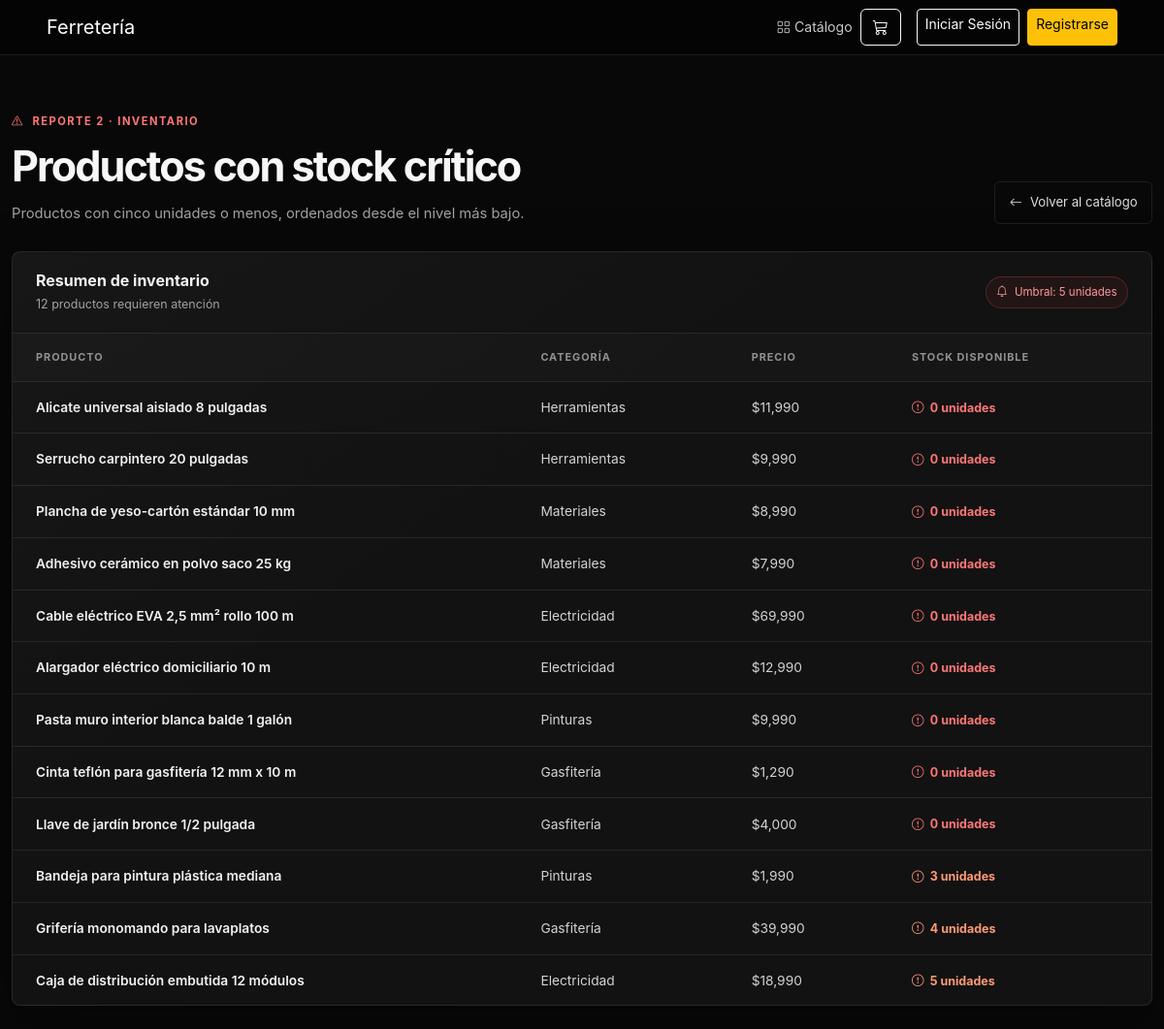
Screenshot of /reportes/stock-critico/ with the database file from the repository.
### catalogo/models.py (models this page shows, shortened)
class Producto(models.Model):
    nombre = models.CharField(max_length=150)
    categoria = models.CharField(max_length=100)
    precio = models.IntegerField()
    stock = models.IntegerField()
    imagen = models.URLField(max_length=500, blank=True, null=True)

### catalogo/views.py (the view)
# urls.py: path('reportes/stock-critico/', views.reporte_stock_critico, name='reporte_stock'),
def reporte_stock_critico(request):
	productos = Producto.objects.filter(stock__lte=5).order_by('stock')
	return render(request, 'catalogo/reporte_stock.html', {'productos': productos})

### catalogo/context_processors.py (called while the page is built, shortened)
def carrito(request):
    carrito_sesion = request.session.get('carrito', {})
    if not carrito_sesion:
        return {'carrito_items': [], 'carrito_total': 0, 'carrito_cantidad': 0}

### catalogo/templates/catalogo/reporte_stock.html (shortened to what this page needs)
{% extends 'catalogo/base.html' %}
{% load humanize static %}
{% block body_class %}stock-report-page{% endblock %}
{% block extra_head %}
<link rel="stylesheet" href="{% static 'catalogo/css/stock_report.css' %}">
{% endblock %}
{% block content %}
<header class="stock-report-heading">
	<div>
		<p class="stock-report-eyebrow"><i class="bi bi-exclamation-triangle" aria-hidden="true"></i> Reporte 2 · Inventario</p>
		<h1>Productos con stock crítico</h1>
		<p>Productos con cinco unidades o menos, ordenados desde el nivel más bajo.</p>
	</div>
	<a class="stock-report-back" href="{% url 'lista_productos' %}">
		<i class="bi bi-arrow-left" aria-hidden="true"></i> Volver al catálogo
	</a>
</header>
<section class="stock-report-card" aria-labelledby="stock-report-table-heading">
	<div class="stock-report-card__header">
		<div>
			<h2 id="stock-report-table-heading">Resumen de inventario</h2>
			<p>{{ productos|length }} producto{{ productos|length|pluralize:"s" }} requiere{{ productos|length|pluralize:"n" }} atención</p>
		</div>
		<span class="stock-report-badge"><i class="bi bi-bell" aria-hidden="true"></i> Umbral: 5 unidades</span>
	</div>
	<div class="table-responsive">
		<table class="stock-report-table">
			<thead>
				<tr>
					<th scope="col">Producto</th>
					<th scope="col">Categoría</th>
					<th scope="col">Precio</th>
					<th scope="col">Stock disponible</th>
				</tr>
			</thead>
			<tbody>
				{% for producto in productos %}
				<tr>
					<th scope="row">
						<a class="stock-report-product" href="{% url 'detalle_producto' producto.id %}">{{ producto.nombre }}</a>
					</th>
					<td>{{ producto.categoria }}</td>
					<td>${{ producto.precio|intcomma }}</td>
					<td>
						<span class="stock-report-quantity{% if producto.stock == 0 %} stock-report-quantity--empty{% endif %}">
							<i class="bi bi-exclamation-circle" aria-hidden="true"></i>
							{{ producto.stock }} unidad{{ producto.stock|pluralize:"es" }}
						</span>
					</td>
				</tr>
				{% endfor %}
			</tbody>
		</table>
	</div>
</section>
{% endblock %}

### catalogo/static/catalogo/css/stock_report.css (style rules this page uses)
.stock-report-page { --stock-bg: #080808; --stock-surface: #121212; --stock-border: rgb(255 255 255 / 9%); --stock-muted: #a1a1a1; min-height: 100vh; background: var(--stock-bg); color: #f5f5f5; font-family: Inter, -apple-system, BlinkMacSystemFont, "Segoe UI", sans-serif; }
.stock-report-heading { display: flex; align-items: end; justify-content: space-between; gap: 1.5rem; margin-bottom: 1.75rem; }
.stock-report-eyebrow { display: flex; align-items: center; gap: 0.55rem; margin: 0 0 0.75rem; color: #ff7777; font-size: 0.7rem; font-weight: 700; letter-spacing: 0.13em; text-transform: uppercase; }
.stock-report-heading h1 { margin: 0; color: #f7f7f7; font-size: clamp(1.8rem, 4vw, 2.7rem); font-weight: 750; letter-spacing: -0.045em; }
.stock-report-heading > div > p:last-child { margin: 0.7rem 0 0; color: var(--stock-muted); font-size: 0.92rem; }
.stock-report-back { display: inline-flex; align-items: center; gap: 0.5rem; flex: 0 0 auto; padding: 0.7rem 0.9rem; border: 1px solid var(--stock-border); border-radius: 0.35rem; color: #dedede; font-size: 0.82rem; text-decoration: none; transition: border-color 160ms ease, color 160ms ease; }
.stock-report-card { overflow: hidden; border: 1px solid var(--stock-border); border-radius: 0.55rem; background: linear-gradient(145deg, rgb(255 255 255 / 2%), transparent 40%), var(--stock-surface); box-shadow: 0 1.5rem 4rem rgb(0 0 0 / 35%); }
.stock-report-card__header { display: flex; align-items: center; justify-content: space-between; gap: 1rem; padding: 1.25rem 1.5rem; border-bottom: 1px solid var(--stock-border); }
.stock-report-card__header h2 { margin: 0; color: #f2f2f2; font-size: 1rem; font-weight: 650; }
.stock-report-card__header p { margin: 0.35rem 0 0; color: var(--stock-muted); font-size: 0.78rem; }
.stock-report-badge { display: inline-flex; align-items: center; gap: 0.45rem; padding: 0.45rem 0.65rem; border: 1px solid rgb(255 91 91 / 22%); border-radius: 999px; background: rgb(255 70 70 / 7%); color: #ff9999; font-size: 0.72rem; white-space: nowrap; }
.stock-report-table { width: 100%; border-collapse: collapse; color: #d3d3d3; font-size: 0.86rem; }
.stock-report-table th, .stock-report-table td { padding: 1rem 1.5rem; border-bottom: 1px solid var(--stock-border); text-align: left; }
.stock-report-table thead th { background: rgb(255 255 255 / 2%); color: #929292; font-size: 0.68rem; font-weight: 650; letter-spacing: 0.09em; text-transform: uppercase; white-space: nowrap; }
.stock-report-table tbody tr:last-child > * { border-bottom: 0; }
.stock-report-product { color: #f2f2f2; font-weight: 600; text-decoration: none; }
.stock-report-quantity { display: inline-flex; align-items: center; gap: 0.4rem; color: #ff9a76; font-size: 0.78rem; font-weight: 650; white-space: nowrap; }
.stock-report-quantity--empty { color: #ff7777; }

### rows the page displays
Producto: nombre "Alicate universal aislado 8 pulgadas", categoria "Herramientas", precio "11,990", stock "0"
Producto: nombre "Serrucho carpintero 20 pulgadas", categoria "Herramientas", precio "9,990", stock "0"
Producto: nombre "Plancha de yeso-cartón estándar 10 mm", categoria "Materiales", precio "8,990", stock "0"
Producto: nombre "Adhesivo cerámico en polvo saco 25 kg", categoria "Materiales", precio "7,990", stock "0"
Producto: nombre "Cable eléctrico EVA 2,5 mm² rollo 100 m", categoria "Electricidad", precio "69,990", stock "0"
Producto: nombre "Alargador eléctrico domiciliario 10 m", categoria "Electricidad", precio "12,990", stock "0"
Producto: nombre "Pasta muro interior blanca balde 1 galón", categoria "Pinturas", precio "9,990", stock "0"
Producto: nombre "Cinta teflón para gasfitería 12 mm x 10 m", categoria "Gasfitería", precio "1,290", stock "0"
Producto: nombre "Llave de jardín bronce 1/2 pulgada", categoria "Gasfitería", precio "4,000", stock "0"
Producto: nombre "Bandeja para pintura plástica mediana", categoria "Pinturas", precio "1,990", stock "3"
Producto: nombre "Grifería monomando para lavaplatos", categoria "Gasfitería", precio "39,990", stock "4"
Producto: nombre "Caja de distribución embutida 12 módulos", categoria "Electricidad", precio "18,990", stock "5"

### other values shown
{{ productos|length }} "12"
